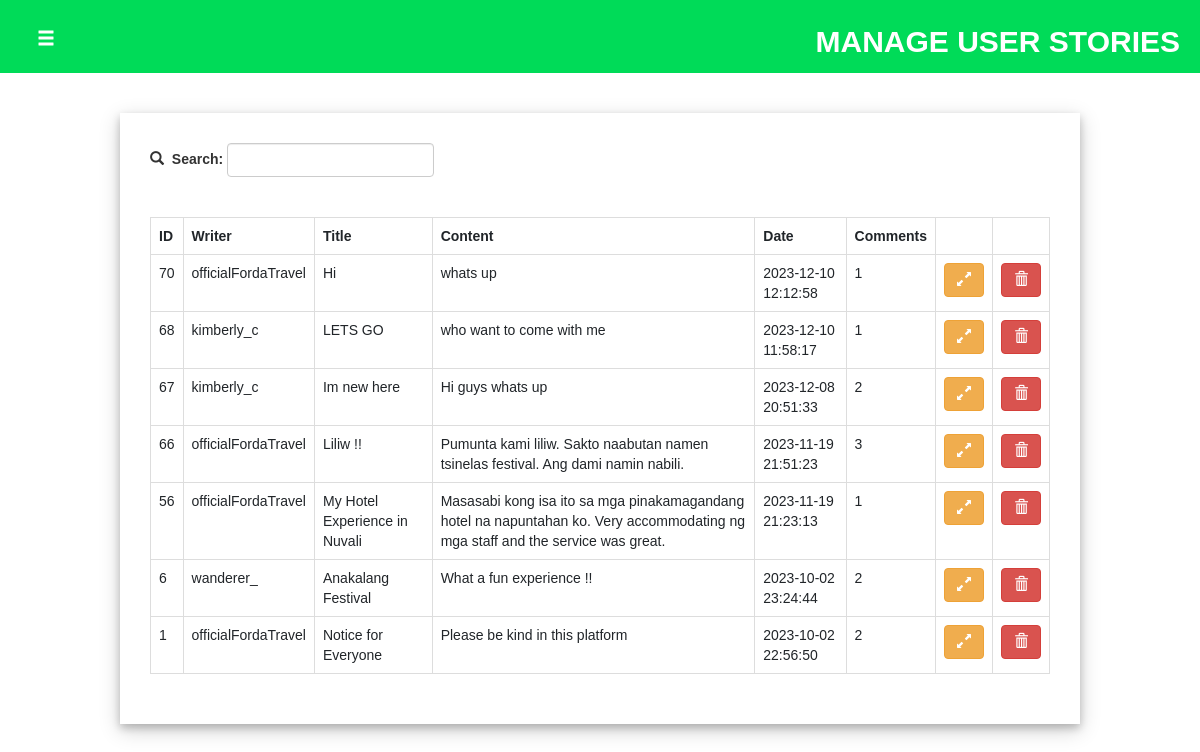
Page /adminside/user_interaction/a_user_stories.php (signed in) on the committed database.
### tables this page shows
CREATE TABLE `tbl_stories` (
  `id` int(11) NOT NULL,
  `writer_id` int(11) NOT NULL,
  `fld_writer` varchar(255) DEFAULT NULL,
  `fld_title` varchar(255) DEFAULT NULL,
  `fld_content` mediumtext DEFAULT NULL,
  `fld_storyimages` mediumtext DEFAULT NULL,
  `fld_date` datetime DEFAULT NULL,
  `destination_id` int(11) DEFAULT NULL,
  `event_id` int(11) DEFAULT NULL
);

CREATE TABLE `tbl_users` (
  `id` int(11) NOT NULL,
  `fld_type` varchar(50) DEFAULT NULL,
  `fld_username` varchar(255) NOT NULL,
  `fld_password` varchar(255) NOT NULL,
  `fld_name` varchar(255) NOT NULL,
  `fld_email` varchar(255) NOT NULL,
  `fld_profpic` varchar(1000) DEFAULT NULL,
  `fld_about` mediumtext DEFAULT NULL,
  `fld_code` varchar(255) NOT NULL,
  `fld_datejoin` date DEFAULT NULL,
  `fld_isVerified` tinyint(1) NOT NULL,
  `fld_imgproof` varchar(1000) DEFAULT NULL
);

### adminside/user_interaction/a_user_stories.php (the view, shortened to what this page needs)
<?php
    include("../navbar.php");
?>
<!DOCTYPE html>
<html lang="en">
<head>
    <link rel="stylesheet" href="interaction_style.css">
</head>
<body>
<div class="header" id="headercontainer">
            <button type="button" class="btn btn-dark btn-lg" id="btn_menu"><span class="glyphicon glyphicon-menu-hamburger"></span></button>
            <h2 id="headertitle">MANAGE USER STORIES</h2>
        </div>
    <div id="container">
        <br><br>
        <div class="storiesdiv">
            <div class="searchdiv">
                <form action="a_user_stories.php" method="get">
                    <table>
                        <tr>
                            <td style="padding-top: 3px;"><span class="glyphicon glyphicon-search"></span>&nbsp;&nbsp;<label> Search: </label>&nbsp;</td>
                            <td><input type="text" class="form-control" name="search_name" onchange="this.form.submit()"> </td>
                        </tr>
                    </table>
                </form>
            </div>
            <br><br>
            <table class="table table-bordered">
                <tr>
                    <th>ID</th><th>Writer</th><th>Title</th><th>Content</th><th>Date</th><th>Comments</th><th></th><th></th>
                </tr>
                <?php
                    if(isset($_GET["search_name"])){
                       $result =  $conn->query("select tbl_users.fld_username, tbl_stories.id, tbl_stories.fld_title, tbl_stories.fld_content, tbl_stories.fld_storyimages, tbl_stories.fld_date from tbl_stories, tbl_users where tbl_stories.writer_id = tbl_users.id and (tbl_users.fld_username like '$_GET[search_name]%' or tbl_stories.id like '$_GET[search_name]%')");
                    }else{
                       $result = $conn->query("select tbl_users.fld_username, tbl_stories.id, tbl_stories.fld_title, tbl_stories.fld_content, tbl_stories.fld_storyimages, tbl_stories.fld_date from tbl_stories, tbl_users where tbl_stories.writer_id = tbl_users.id order by tbl_stories.fld_date DESC");
                    }
                    while($row = $result->fetch_assoc()){
                        echo "<tr>
                            <td>$row[id]</td>
                            <td>$row[fld_username]</td>
                            <td>$row[fld_title]</td>
                            <td>$row[fld_content]</td>
                            <td>$row[fld_date]</td>
                            <td>";
                            $resultcomments = $conn->query("select * from tbl_comments where story_id ='$row[id]'");
                            $numcomments = mysqli_num_rows($resultcomments);
                            echo $numcomments;
                            echo "</td>
                            <td><button type='button' class='btn btn-warning' onclick=viewstory('$row[id]')><span class='glyphicon glyphicon-resize-full'></span></button></td>
                            <td><button type='button' class='btn btn-danger' onclick=del_story('$row[id]')><span class='glyphicon glyphicon-trash'></span></button></td>
                        </tr>";
                    }
                ?>
            </table>
        </div>
    </div>
</body>
</html>

### adminside/user_interaction/interaction_style.css (style rules this page uses)
body { background-color: white; }
#container { height:auto; }
#headercontainer { width: 100%; background-color: #00DB58; color: white; padding: 5px; padding-left: 20px; padding-right: 20px; overflow: hidden; }
#btn_menu { float: left; background-color: transparent; transform: translateY(25%); }
#headertitle { float: right; font-weight: bold; }
.storiesdiv, .d_reviewsdiv, .app_reviewsdiv { background-color: white; padding: 30px; margin-top: 20px; margin-bottom: 20px; margin: 0 auto; width: 80%; box-shadow: 0 4px 8px 0 rgba(0, 0, 0, 0.2), 0 6px 20px 0 rgba(0, 0, 0, 0.19); overflow: auto; }

### adminside/navbar.php (style rules this page uses)
body { margin: 0; font-family: Arial, Helvetica, sans-serif; }

### rows in the picture
tbl_stories: id "70", tbl_users.fld_username "officialFordaTravel", fld_title "Hi", fld_content "whats up", fld_date "2023-12-10 12:12:58", numcomments "1"
tbl_stories: id "68", tbl_users.fld_username "kimberly_c", fld_title "LETS GO", fld_content "who want to come with me", fld_date "2023-12-10 11:58:17", numcomments "1"
tbl_stories: id "67", tbl_users.fld_username "kimberly_c", fld_title "Im new here", fld_content "Hi guys whats up", fld_date "2023-12-08 20:51:33", numcomments "2"
tbl_stories: id "66", tbl_users.fld_username "officialFordaTravel", fld_title "Liliw !!", fld_content "Pumunta kami liliw. Sakto naabutan namen tsinelas festival. Ang dami namin nabili.", fld_date "2023-11-19 21:51:23", numcomments "3"
tbl_stories: id "56", tbl_users.fld_username "officialFordaTravel", fld_title "My Hotel Experience in Nuvali", fld_content "Masasabi kong isa ito sa mga pinakamagandang hotel na napuntahan ko. Very accommodating ng mga staff and the service was great.", fld_date "2023-11-19 21:23:13", numcomments "1"
tbl_stories: id "6", tbl_users.fld_username "wanderer_", fld_title "Anakalang Festival", fld_content "What a fun experience !!", fld_date "2023-10-02 23:24:44", numcomments "2"
tbl_stories: id "1", tbl_users.fld_username "officialFordaTravel", fld_title "Notice for Everyone", fld_content "Please be kind in this platform", fld_date "2023-10-02 22:56:50", numcomments "2"
